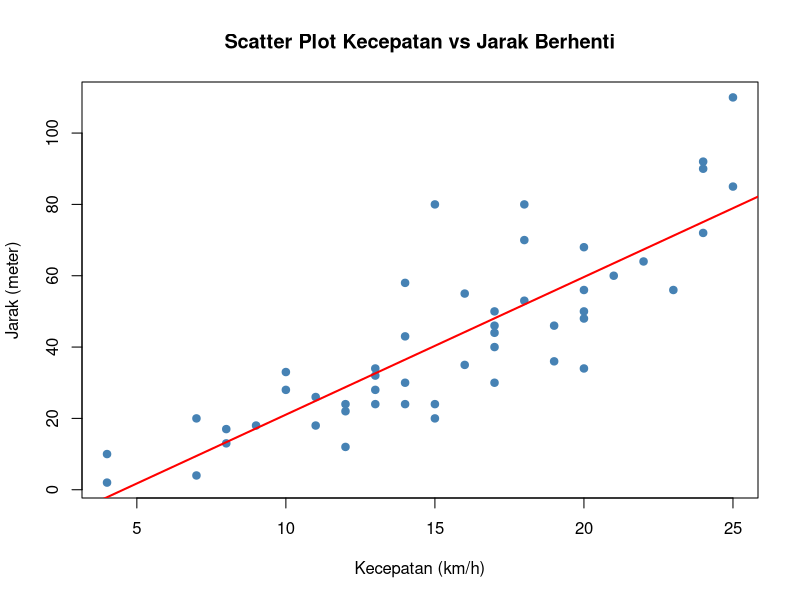
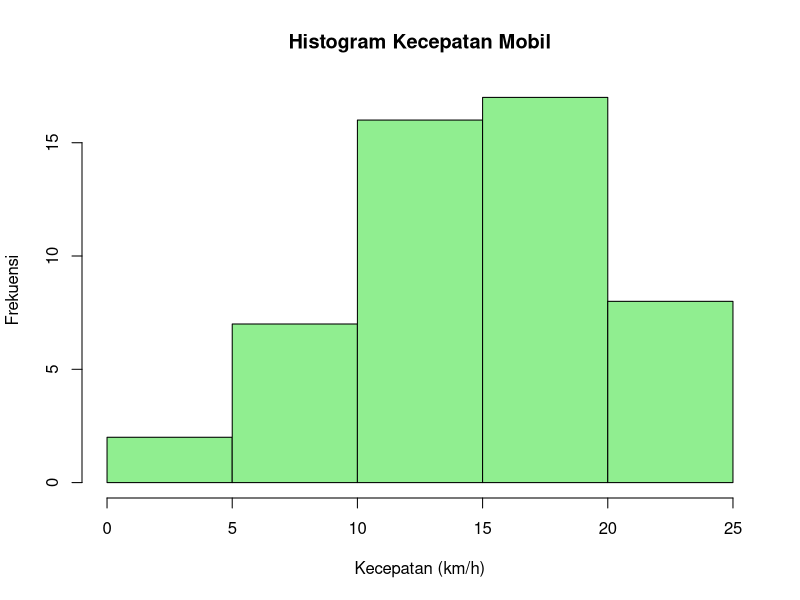
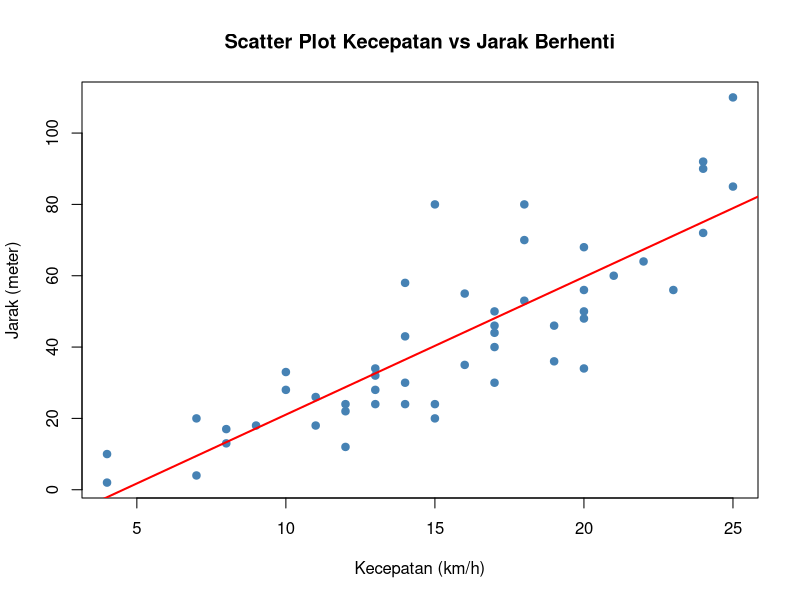
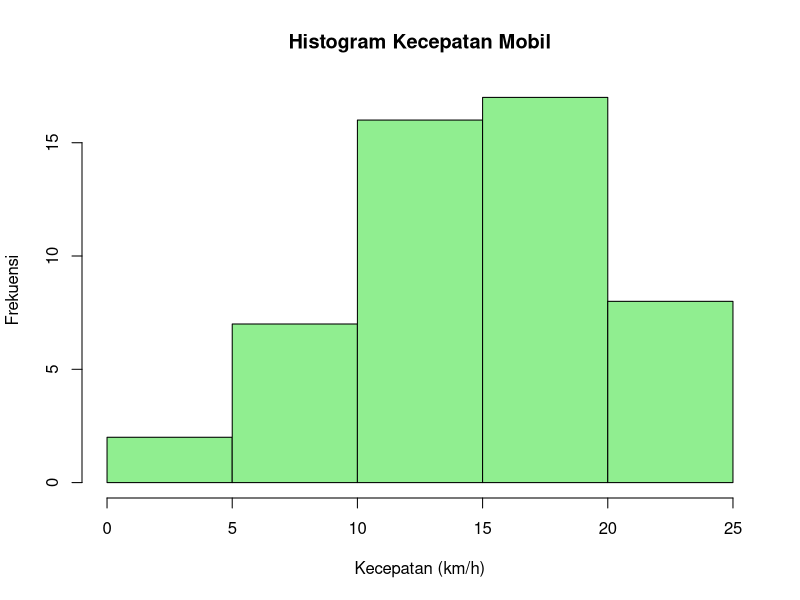

Recreate these plots in R, in order.
# NAMA : I KD WIJAYA SASHMITHA ADHI C
# NIM : 048068753
# Tugas Tutorial 1 Analisis dan Visualisasi Data (STSI4204)

# --- Data soal nomor 1 ---
kecepatan <- c(4, 4, 7, 7, 8, 8, 9, 10, 10, 11,
               11, 12, 12, 12, 13, 13, 13, 13, 14, 14,
               14, 14, 15, 15, 15, 16, 16, 17, 17, 17,
               17, 17, 18, 18, 18, 19, 19, 20, 20, 20,
               20, 20, 21, 22, 23, 24, 24, 24, 25, 25)

jarak <- c(2, 10, 4, 20, 17, 13, 18, 28, 33, 18,
           26, 12, 24, 22, 28, 24, 32, 34, 43, 24,
           30, 58, 80, 20, 24, 55, 35, 40, 30, 44,
           50, 46, 53, 70, 80, 36, 46, 68, 34, 48,
           50, 56, 60, 64, 56, 72, 90, 92, 110, 85)

mobil <- data.frame(kecepatan, jarak)
str(mobil)
summary(mobil)

# --- Soal 1 ---
# a. Rata-rata kecepatan mobil
mean(mobil$kecepatan)

# b. Rata-rata jarak yang ditempuh mobil
mean(mobil$jarak)

# c. Standar deviasi jarak yang ditempuh mobil
sd(mobil$jarak)

# --- Soal 2 ---
# a. Scatter plot kecepatan vs jarak
plot(mobil$kecepatan, mobil$jarak,
     main = "Scatter Plot Kecepatan vs Jarak Berhenti",
     xlab = "Kecepatan (km/h)", ylab = "Jarak (meter)",
     pch = 19, col = "steelblue")
abline(lm(jarak ~ kecepatan, data = mobil), col = "red", lwd = 2)

# pendukung interpretasi scatter plot
cor(mobil$kecepatan, mobil$jarak)
lm(jarak ~ kecepatan, data = mobil)

# c. Histogram kecepatan mobil
hist(mobil$kecepatan,
     main = "Histogram Kecepatan Mobil",
     xlab = "Kecepatan (km/h)", ylab = "Frekuensi",
     col = "lightgreen", border = "black")

# pendukung interpretasi histogram
table(cut(mobil$kecepatan, breaks = seq(0, 25, by = 5)))
median(mobil$kecepatan)

# --- Soal 3 ---
# Koefisien keragaman (KK) = s / rata-rata x 100%
kk_matematika <- 10 / 75 * 100
kk_inggris <- 8 / 70 * 100
kk_matematika # 13.33
kk_inggris # 11.43

# nilai baku (z-score) Thomas sebagai pembanding posisi relatif
(80 - 75) / 10
(75 - 70) / 8

# --- Simpan plot ke file PNG untuk laporan ---
png("scatter-kecepatan-jarak.png", width = 800, height = 600)
plot(mobil$kecepatan, mobil$jarak,
     main = "Scatter Plot Kecepatan vs Jarak Berhenti",
     xlab = "Kecepatan (km/h)", ylab = "Jarak (meter)",
     pch = 19, col = "steelblue")
abline(lm(jarak ~ kecepatan, data = mobil), col = "red", lwd = 2)
dev.off()

png("histogram-kecepatan.png", width = 800, height = 600)
hist(mobil$kecepatan,
     main = "Histogram Kecepatan Mobil",
     xlab = "Kecepatan (km/h)", ylab = "Frekuensi",
     col = "lightgreen", border = "black")
dev.off()
